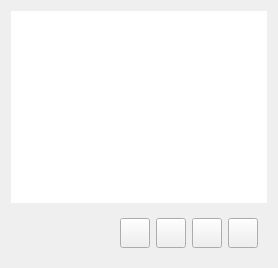
            <widget class="QWidget" name="Statis">
             <attribute name="title">
              <string>统计</string>
             </attribute>
             <layout class="QVBoxLayout" name="verticalLayout_4">
              <item>
               <widget class="QTreeView" name="statisBrowser">
                <property name="frameShape">
                 <enum>QFrame::Box</enum>
                </property>
                <property name="frameShadow">
                 <enum>QFrame::Plain</enum>
                </property>
                <property name="lineWidth">
                 <number>0</number>
                </property>
                <attribute name="headerDefaultSectionSize">
                 <number>60</number>
                </attribute>
                <attribute name="headerStretchLastSection">
                 <bool>true</bool>
                </attribute>
               </widget>
              </item>
              <item>
               <widget class="QWidget" name="SegmentModule2" native="true">
                <layout class="QHBoxLayout" name="horizontalLayout_3">
                 <item>
                  <spacer name="horizontalSpacer_2">
                   <property name="orientation">
                    <enum>Qt::Horizontal</enum>
                   </property>
                   <property name="sizeHint" stdset="0">
                    <size>
                     <width>40</width>
                     <height>20</height>
                    </size>
                   </property>
                  </spacer>
                 </item>
                 <item>
                  <widget class="QPushButton" name="newROI">
                   <property name="sizePolicy">
                    <sizepolicy hsizetype="Fixed" vsizetype="Fixed">
                     <horstretch>0</horstretch>
                     <verstretch>0</verstretch>
                    </sizepolicy>
                   </property>
                   <property name="minimumSize">
                    <size>
                     <width>30</width>
                     <height>30</height>
                    </size>
                   </property>
                   <property name="maximumSize">
                    <size>
                     <width>30</width>
                     <height>30</height>
                    </size>
                   </property>
                   <property name="baseSize">
                    <size>
                     <width>10</width>
                     <height>10</height>
                    </size>
                   </property>
                   <property name="text">
                    <string/>
                   </property>
                   <property name="icon">
                    <iconset>
                     <normalon>:/qss_icons/rc/newROI.png</normalon>
                    </iconset>
                   </property>
                   <property name="iconSize">
                    <size>
                     <width>20</width>
                     <height>20</height>
                    </size>
                   </property>
                   <property name="checkable">
                    <bool>false</bool>
                   </property>
                   <property name="flat">
                    <bool>false</bool>
                   </property>
                  </widget>
                 </item>
                 <item>
                  <widget class="QPushButton" name="barROIBtn">
                   <property name="sizePolicy">
                    <sizepolicy hsizetype="Fixed" vsizetype="Fixed">
                     <horstretch>0</horstretch>
                     <verstretch>0</verstretch>
                    </sizepolicy>
                   </property>
                   <property name="minimumSize">
                    <size>
                     <width>30</width>
                     <height>30</height>
                    </size>
                   </property>
                   <property name="maximumSize">
                    <size>
                     <width>30</width>
                     <height>30</height>
                    </size>
                   </property>
                   <property name="baseSize">
                    <size>
                     <width>10</width>
                     <height>10</height>
                    </size>
                   </property>
                   <property name="text">
                    <string/>
                   </property>
                   <property name="icon">
                    <iconset>
                     <normalon>:/qss_icons/rc/chart.png</normalon>
                    </iconset>
                   </property>
                   <property name="iconSize">
                    <size>
                     <width>22</width>
                     <height>22</height>
                    </size>
                   </property>
                   <property name="checkable">
                    <bool>true</bool>
                   </property>
                   <property name="flat">
                    <bool>false</bool>
                   </property>
                  </widget>
                 </item>
                 <item>
                  <widget class="QPushButton" name="chartROIBtn">
                   <property name="sizePolicy">
                    <sizepolicy hsizetype="Fixed" vsizetype="Fixed">
                     <horstretch>0</horstretch>
                     <verstretch>0</verstretch>
                    </sizepolicy>
                   </property>
                   <property name="minimumSize">
                    <size>
                     <width>30</width>
                     <height>30</height>
                    </size>
                   </property>
                   <property name="maximumSize">
                    <size>
                     <width>30</width>
                     <height>30</height>
                    </size>
                   </property>
                   <property name="baseSize">
                    <size>
                     <width>10</width>
                     <height>10</height>
                    </size>
                   </property>
                   <property name="text">
                    <string/>
                   </property>
                   <property name="icon">
                    <iconset>
                     <normalon>:/qss_icons/rc/chart-line.png</normalon>
                    </iconset>
                   </property>
                   <property name="iconSize">
                    <size>
                     <width>18</width>
                     <height>18</height>
                    </size>
                   </property>
                   <property name="checkable">
                    <bool>true</bool>
                   </property>
                   <property name="flat">
                    <bool>false</bool>
                   </property>
                  </widget>
                 </item>
                 <item>
                  <widget class="QPushButton" name="deleteROIBtn">
                   <property name="sizePolicy">
                    <sizepolicy hsizetype="Fixed" vsizetype="Fixed">
                     <horstretch>0</horstretch>
                     <verstretch>0</verstretch>
                    </sizepolicy>
                   </property>
                   <property name="minimumSize">
                    <size>
                     <width>30</width>
                     <height>30</height>
                    </size>
                   </property>
                   <property name="maximumSize">
                    <size>
                     <width>30</width>
                     <height>30</height>
                    </size>
                   </property>
                   <property name="text">
                    <string/>
                   </property>
                   <property name="icon">
                    <iconset>
                     <normalon>:/qss_icons/rc/deleteROI.png</normalon>
                    </iconset>
                   </property>
                   <property name="iconSize">
                    <size>
                     <width>20</width>
                     <height>20</height>
                    </size>
                   </property>
                   <property name="checkable">
                    <bool>false</bool>
                   </property>
                  </widget>
                 </item>
                </layout>
               </widget>
              </item>
             </layout>
            </widget>
